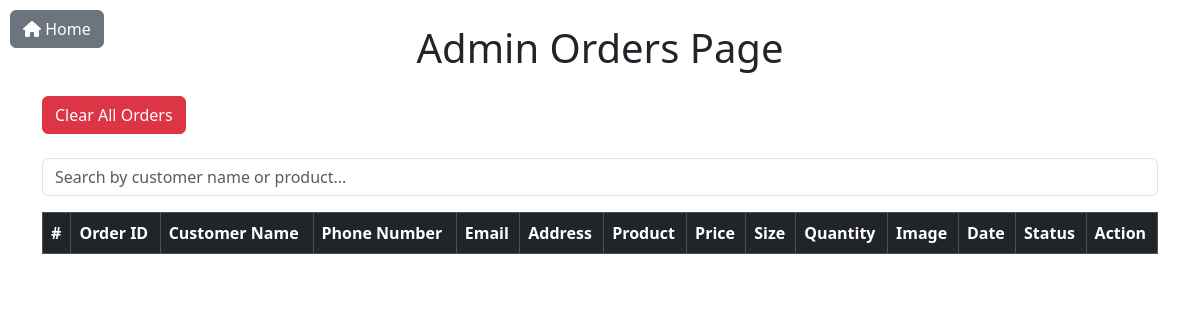
The page /booking on the database as committed earlier.
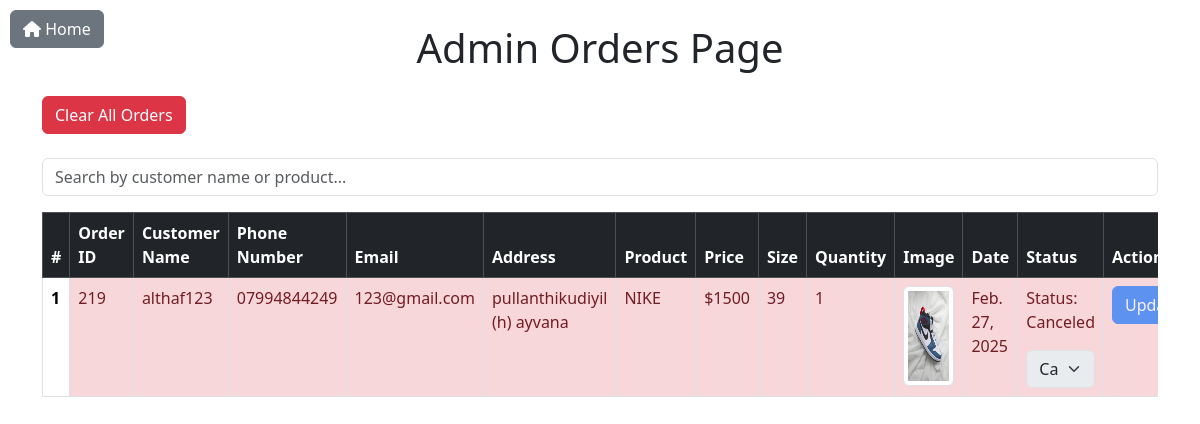
The same page on the database as committed later.
### app/models.py (models this page shows, shortened)
class Buy(models.Model):
    STATUS_CHOICES = [
        ('Pending', 'Pending'),
        ('Shipped', 'Shipped'),
        ('Delivered', 'Delivered'),
        ('Canceled', 'Canceled'),
    ]
    user = models.ForeignKey(User, on_delete=models.CASCADE)
    product = models.ForeignKey(Product, on_delete=models.CASCADE)
    price = models.IntegerField()
    date = models.DateField(auto_now_add=True)
    size = models.ForeignKey(Size, on_delete=models.CASCADE)
    quantity = models.PositiveIntegerField(default=1)
    status = models.CharField(
        max_length=50,
        choices=STATUS_CHOICES,
        default='Pending'
    )
    razorpay_order_id = models.CharField(max_length=100, blank=True, null=True)
    payment_status = models.CharField(max_length=20, default="Pending")# New field for tracking delivery status

class Order(models.Model):
    buy = models.OneToOneField(Buy, on_delete=models.SET_NULL, null=True, blank=True)  # # Link Order to Buy
    customer_name = models.CharField(max_length=100)
    phone_number = models.CharField(max_length=15, blank=True, null=True)  # Allows null values
    email = models.EmailField()
    address = models.TextField(blank=True, null=True)  # Allows null values
    created_at = models.DateTimeField(auto_now_add=True)

class Product(models.Model):
    pro_id = models.TextField()
    name = models.TextField()
    price = models.IntegerField()
    offer_price = models.IntegerField()
    img = models.FileField()
    rating = models.TextField()
    dis = models.TextField()
    sizes = models.ManyToManyField(Size, related_name='Sizes')
    quantity = models.PositiveIntegerField(default=0)  # New field for stock quantity

class Size(models.Model):
    size = models.CharField(max_length=10)
    quantity = models.PositiveIntegerField(default=0)# E.g., '6', '7', '8.5', '9', '10'
    def __str__(self):
        return self.size

### app/views.py (the view, shortened to what this page needs)
# urls.py: path('booking',views.booking, name='booking'),
def booking(req):
    buys = Buy.objects.filter(payment_status="Paid").order_by('-date')
    combined_data = []
    for buy in buys:
        order = Order.objects.filter(buy=buy).first()
        profile = getattr(buy.user, 'userprofile', None)
        customer_name = profile.name if profile and profile.name else "N/A"
        combined_data.append({'buy': buy, 'order': order})
    return render(req, 'shop/booking.html', {'combined_data': combined_data})

### templates/shop/booking.html (shortened to what this page needs)
<!DOCTYPE html>
<html lang="en">
<head>
    <link href="https://cdn.jsdelivr.net/npm/bootstrap@5.3.3/dist/css/bootstrap.min.css" rel="stylesheet">
    <link href="https://cdnjs.cloudflare.com/ajax/libs/font-awesome/6.0.0-beta3/css/all.min.css" rel="stylesheet">
</head>
<body>
    <div class="container mt-4">
        <div class="home-button">
            <a href="{% url 'home_ad' %}" class="btn btn-secondary">
                <i class="fas fa-home"></i> Home
            </a>
        </div>
        <h1 class="text-center mb-4">Admin Orders Page</h1>
        <div class="mb-4">
            <form method="POST" action="{% url 'clear_all_orders2' %}">
                <button type="submit" class="btn btn-danger">Clear All Orders</button>
            </form>
        </div>
        <div class="mb-3">
            <input type="text" id="searchInput" class="form-control" placeholder="Search by customer name or product...">
        </div>
        <form method="POST" action="{% url 'booking' %}">
            <div class="table-responsive">
                <table class="table table-bordered table-hover">
                    <thead class="table-dark">
                        <tr>
                            <th>#</th>
                            <th>Order ID</th>
                            <th>Customer Name</th>
                            <th>Phone Number</th>
                            <th>Email</th>
                            <th>Address</th>
                            <th>Product</th>
                            <th>Price</th>
                            <th>Size</th>
                            <th>Quantity</th>
                            <th>Image</th>
                            <th>Date</th>
                            <th>Status</th>
                            <th>Action</th>
                        </tr>
                    </thead>
                    <tbody id="ordersTable">
                        {% for entry in combined_data %}
                        <tr class="{% if entry.buy.status == 'Canceled' %}canceled-row{% elif entry.buy.status == 'Pending' %}pending-row{% elif entry.buy.status == 'Shipped' %}shipped-row{% endif %}"
                            data-customer="{{ entry.order.customer_name|default:'N/A'|lower }}"
                            data-product="{{ entry.buy.product.name|lower }}">
                            <th>{{ forloop.counter }}</th>
                            <td>{{ entry.buy.id }}</td>
                            <td>{{ entry.order.customer_name|default:"N/A" }}</td>
                            <td>{{ entry.order.phone_number|default:"N/A" }}</td>
                            <td>{{ entry.order.email|default:"N/A" }}</td>
                            <td>{{ entry.order.address|default:"N/A" }}</td>
                            <td>{{ entry.buy.product.name }}</td>
                            <td>${{ entry.buy.price }}</td>
                            <td>{{ entry.buy.size }}</td>
                            <td>{{ entry.buy.quantity }}</td>
                            <td>
                                <img src="{{ entry.buy.product.img.url }}" alt="{{ entry.buy.product.name }}" class="img-thumbnail" style="height: 100px; width: auto;">
                            </td>
                            <td>{{ entry.buy.date }}</td>
                            <td>
                                <p>Status: {{ entry.buy.status }}</p>
                                <select name="status_{{ entry.buy.id }}" class="form-select status-dropdown" {% if entry.buy.status == 'Canceled' %}disabled{% endif %}>
                                    <option value="Canceled" {% if entry.buy.status == 'Canceled' %}selected{% endif %}>Canceled</option>
                                </select>
                            </td>
                            <td>
                                <button type="submit" name="update_status" value="{{ entry.buy.id }}" class="btn btn-primary update-btn" {% if entry.buy.status == 'Canceled' %}disabled{% endif %}>Update</button>
                            </td>
                        </tr>
                        {% endfor %}
                    </tbody>
                </table>
            </div>
        </form>
    </div>
</body>
</html>

### templates/shop/booking.html (style rules this page uses)
.canceled-row { background-color: #f8d7da !important; color: #721c24 !important; }
.canceled-row td, .pending-row td, .shipped-row td { background-color: inherit !important; color: inherit !important; }
.home-button { position: absolute; top: 10px; left: 10px; }

Rows that differ between the two databases and show on the page:
added Buy: buy.id "219", order.customer_name "althaf123", order.phone_number "07994844249", order.email "123@gmail.com", order.address "pullanthikudiyil (h) ayvana", buy.product.name "NIKE", buy.price "1500", buy.size "39", buy.quantity "1", buy.product.img (picture), buy "Feb. 27, 2025", buy.status "Canceled", status+id "Canceled"
